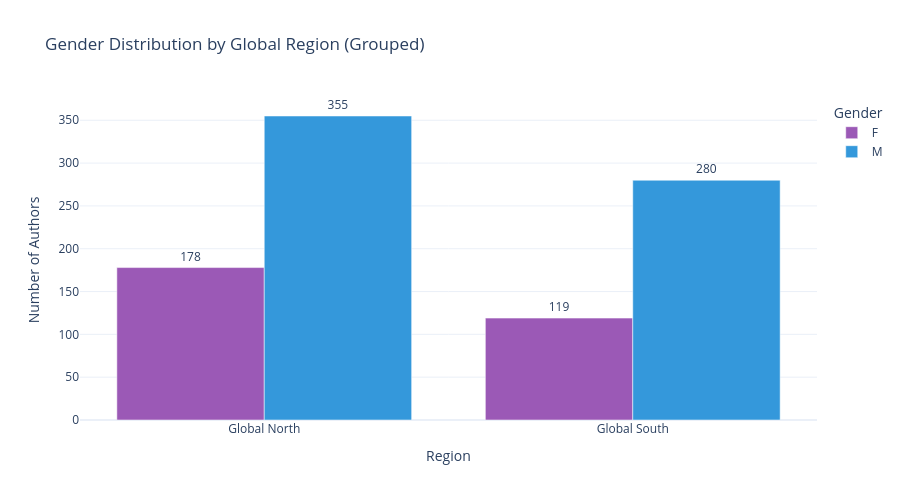
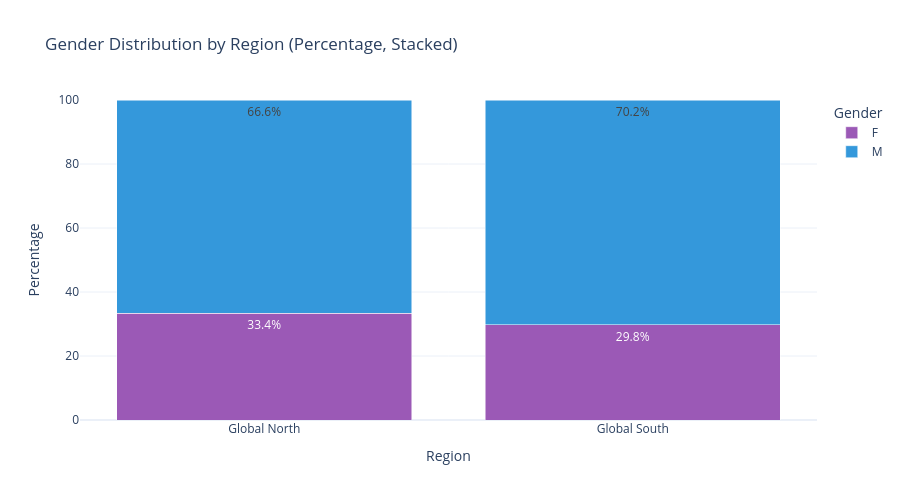

Notebook code cell kept with these figures, in order:
### Code cell
# Gender distribution by region
df_gender_region = df_unique_authors[
    (df_unique_authors['gender'].notna()) & 
    (df_unique_authors['region'] != 'Unknown')
].copy()

if len(df_gender_region) > 0:
    # Cross-tabulation
    crosstab = pd.crosstab(df_gender_region['region'], df_gender_region['gender'])
    print("Gender distribution by region (counts):")
    print(crosstab)
    print()
    
    # Calculate percentages
    crosstab_pct = crosstab.div(crosstab.sum(axis=1), axis=0) * 100
    print("Percentage within each region:")
    print(crosstab_pct.round(1))
    print()
    
    # Prepare data for visualization
    gender_region_counts = df_gender_region.groupby(['region', 'gender']).size().reset_index(name='count')
    
    # Grouped bar chart
    fig = px.bar(
        gender_region_counts,
        x='region',
        y='count',
        color='gender',
        title='Gender Distribution by Global Region (Grouped)',
        labels={'count': 'Number of Authors', 'region': 'Region', 'gender': 'Gender'},
        color_discrete_map={'Female': '#9b59b6', 'Male': '#3498db', 'F': '#9b59b6', 'M': '#3498db'},
        text='count',
        barmode='group'
    )
    
    fig.update_layout(height=500)
    fig.update_traces(textposition='outside')
    
    fig.show()
    
    # Percentage stacked bar chart
    gender_region_pct = gender_region_counts.copy()
    total_by_region = gender_region_pct.groupby('region')['count'].transform('sum')
    gender_region_pct['percentage'] = (gender_region_pct['count'] / total_by_region * 100).round(1)
    
    fig2 = px.bar(
        gender_region_pct,
        x='region',
        y='percentage',
        color='gender',
        title='Gender Distribution by Region (Percentage, Stacked)',
        labels={'percentage': 'Percentage', 'region': 'Region', 'gender': 'Gender'},
        color_discrete_map={'Female': '#9b59b6', 'Male': '#3498db', 'F': '#9b59b6', 'M': '#3498db'},
        text='percentage',
        barmode='stack'
    )
    
    fig2.update_layout(height=500, yaxis={'range': [0, 100]})
    fig2.update_traces(texttemplate='%{text:.1f}%', textposition='inside')
    
    fig2.show()
else:
    print("⚠ Insufficient data for combined gender/region analysis")

### Figure 1 — Plotly figure (JSON) as saved in the notebook; plotly's stock layout.template omitted (floating-point values rounded to 4 significant figures)
{"data": [{"alignmentgroup": "True", "hovertemplate": "Gender=F<br>Region=%{x}<br>Number of Authors=%{text}<extra></extra>", "legendgroup": "F", "marker": {"color": "#9b59b6"}, "name": "F", "offsetgroup": "F", "orientation": "v", "showlegend": true, "text": [178, 119], "textposition": "outside", "type": "bar", "x": ["Global North", "Global South"], "xaxis": "x", "y": [178, 119], "yaxis": "y"}, {"alignmentgroup": "True", "hovertemplate": "Gender=M<br>Region=%{x}<br>Number of Authors=%{text}<extra></extra>", "legendgroup": "M", "marker": {"color": "#3498db"}, "name": "M", "offsetgroup": "M", "orientation": "v", "showlegend": true, "text": [355, 280], "textposition": "outside", "type": "bar", "x": ["Global North", "Global South"], "xaxis": "x", "y": [355, 280], "yaxis": "y"}], "layout": {"barmode": "group", "height": 500, "legend": {"title": {"text": "Gender"}, "tracegroupgap": 0}, "title": {"text": "Gender Distribution by Global Region (Grouped)"}, "xaxis": {"anchor": "y", "domain": [0, 1], "title": {"text": "Region"}}, "yaxis": {"anchor": "x", "domain": [0, 1], "title": {"text": "Number of Authors"}}}}

### Figure 2 — Plotly figure (JSON) as saved in the notebook; plotly's stock layout.template omitted (floating-point values rounded to 4 significant figures)
{"data": [{"alignmentgroup": "True", "hovertemplate": "Gender=F<br>Region=%{x}<br>Percentage=%{text}<extra></extra>", "legendgroup": "F", "marker": {"color": "#9b59b6"}, "name": "F", "offsetgroup": "F", "orientation": "v", "showlegend": true, "text": [33.4, 29.8], "textposition": "inside", "texttemplate": "%{text:.1f}%", "type": "bar", "x": ["Global North", "Global South"], "xaxis": "x", "y": [33.4, 29.8], "yaxis": "y"}, {"alignmentgroup": "True", "hovertemplate": "Gender=M<br>Region=%{x}<br>Percentage=%{text}<extra></extra>", "legendgroup": "M", "marker": {"color": "#3498db"}, "name": "M", "offsetgroup": "M", "orientation": "v", "showlegend": true, "text": [66.6, 70.2], "textposition": "inside", "texttemplate": "%{text:.1f}%", "type": "bar", "x": ["Global North", "Global South"], "xaxis": "x", "y": [66.6, 70.2], "yaxis": "y"}], "layout": {"barmode": "stack", "height": 500, "legend": {"title": {"text": "Gender"}, "tracegroupgap": 0}, "title": {"text": "Gender Distribution by Region (Percentage, Stacked)"}, "xaxis": {"anchor": "y", "domain": [0, 1], "title": {"text": "Region"}}, "yaxis": {"anchor": "x", "domain": [0, 1], "range": [0, 100], "title": {"text": "Percentage"}}}}
